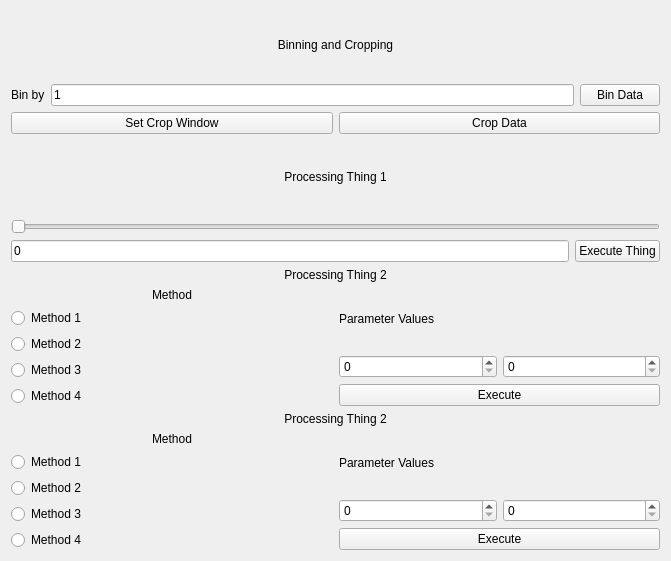
<?xml version="1.0" encoding="UTF-8"?>
<ui version="4.0">
 <class>diffraction_space_widget</class>
 <widget class="QWidget" name="diffraction_space_widget">
  <property name="geometry">
   <rect>
    <x>0</x>
    <y>0</y>
    <width>671</width>
    <height>561</height>
   </rect>
  </property>
  <property name="windowTitle">
   <string>Real Space</string>
  </property>
  <layout class="QGridLayout" name="gridLayout_5">
   <item row="0" column="0">
    <layout class="QVBoxLayout" name="verticalLayout_19">
     <item>
      <layout class="QVBoxLayout" name="verticalLayout">
       <item>
        <widget class="QLabel" name="label_2">
         <property name="text">
          <string>Binning and Cropping</string>
         </property>
         <property name="alignment">
          <set>Qt::AlignCenter</set>
         </property>
        </widget>
       </item>
       <item>
        <layout class="QHBoxLayout" name="horizontalLayout">
         <item>
          <widget class="QLabel" name="label_3">
           <property name="text">
            <string>Bin by</string>
           </property>
          </widget>
         </item>
         <item>
          <widget class="QLineEdit" name="lineEdit">
           <property name="text">
            <string>1</string>
           </property>
          </widget>
         </item>
         <item>
          <widget class="QPushButton" name="pushButton">
           <property name="text">
            <string>Bin Data</string>
           </property>
          </widget>
         </item>
        </layout>
       </item>
       <item>
        <layout class="QHBoxLayout" name="horizontalLayout_2">
         <item>
          <widget class="QPushButton" name="pushButton_3">
           <property name="text">
            <string>Set Crop Window</string>
           </property>
          </widget>
         </item>
         <item>
          <widget class="QPushButton" name="pushButton_2">
           <property name="text">
            <string>Crop Data</string>
           </property>
          </widget>
         </item>
        </layout>
       </item>
      </layout>
     </item>
     <item>
      <layout class="QVBoxLayout" name="verticalLayout_3">
       <item>
        <widget class="QLabel" name="label">
         <property name="text">
          <string>Processing Thing 1</string>
         </property>
         <property name="alignment">
          <set>Qt::AlignCenter</set>
         </property>
        </widget>
       </item>
       <item>
        <layout class="QVBoxLayout" name="verticalLayout_2">
         <item>
          <widget class="QSlider" name="horizontalSlider">
           <property name="maximum">
            <number>500</number>
           </property>
           <property name="orientation">
            <enum>Qt::Horizontal</enum>
           </property>
          </widget>
         </item>
         <item>
          <layout class="QHBoxLayout" name="horizontalLayout_3">
           <item>
            <widget class="QLineEdit" name="lineEdit_2">
             <property name="text">
              <string>0</string>
             </property>
            </widget>
           </item>
           <item>
            <widget class="QPushButton" name="pushButton_4">
             <property name="text">
              <string>Execute Thing</string>
             </property>
            </widget>
           </item>
          </layout>
         </item>
        </layout>
       </item>
      </layout>
     </item>
     <item>
      <layout class="QVBoxLayout" name="verticalLayout_7">
       <item>
        <widget class="QLabel" name="label_4">
         <property name="text">
          <string>Processing Thing 2</string>
         </property>
         <property name="alignment">
          <set>Qt::AlignCenter</set>
         </property>
        </widget>
       </item>
       <item>
        <layout class="QGridLayout" name="gridLayout">
         <item row="0" column="0" rowspan="2">
          <layout class="QVBoxLayout" name="verticalLayout_5">
           <item>
            <widget class="QLabel" name="label_5">
             <property name="text">
              <string>Method</string>
             </property>
             <property name="alignment">
              <set>Qt::AlignCenter</set>
             </property>
            </widget>
           </item>
           <item>
            <layout class="QVBoxLayout" name="verticalLayout_4">
             <item>
              <widget class="QRadioButton" name="radioButton">
               <property name="text">
                <string>Method 1</string>
               </property>
              </widget>
             </item>
             <item>
              <widget class="QRadioButton" name="radioButton_2">
               <property name="text">
                <string>Method 2</string>
               </property>
              </widget>
             </item>
             <item>
              <widget class="QRadioButton" name="radioButton_3">
               <property name="text">
                <string>Method 3</string>
               </property>
              </widget>
             </item>
             <item>
              <widget class="QRadioButton" name="radioButton_4">
               <property name="text">
                <string>Method 4</string>
               </property>
              </widget>
             </item>
            </layout>
           </item>
          </layout>
         </item>
         <item row="0" column="1">
          <layout class="QVBoxLayout" name="verticalLayout_6">
           <item>
            <widget class="QLabel" name="label_6">
             <property name="text">
              <string>Parameter Values</string>
             </property>
            </widget>
           </item>
           <item>
            <layout class="QHBoxLayout" name="horizontalLayout_4">
             <item>
              <widget class="QSpinBox" name="spinBox"/>
             </item>
             <item>
              <widget class="QSpinBox" name="spinBox_2"/>
             </item>
            </layout>
           </item>
          </layout>
         </item>
         <item row="1" column="1">
          <widget class="QPushButton" name="pushButton_5">
           <property name="text">
            <string>Execute</string>
           </property>
          </widget>
         </item>
        </layout>
       </item>
      </layout>
     </item>
     <item>
      <layout class="QVBoxLayout" name="verticalLayout_15">
       <item>
        <widget class="QLabel" name="label_12">
         <property name="text">
          <string>Processing Thing 2</string>
         </property>
         <property name="alignment">
          <set>Qt::AlignCenter</set>
         </property>
        </widget>
       </item>
       <item>
        <layout class="QGridLayout" name="gridLayout_4">
         <item row="0" column="0" rowspan="2">
          <layout class="QVBoxLayout" name="verticalLayout_16">
           <item>
            <widget class="QLabel" name="label_13">
             <property name="text">
              <string>Method</string>
             </property>
             <property name="alignment">
              <set>Qt::AlignCenter</set>
             </property>
            </widget>
           </item>
           <item>
            <layout class="QVBoxLayout" name="verticalLayout_17">
             <item>
              <widget class="QRadioButton" name="radioButton_13">
               <property name="text">
                <string>Method 1</string>
               </property>
              </widget>
             </item>
             <item>
              <widget class="QRadioButton" name="radioButton_14">
               <property name="text">
                <string>Method 2</string>
               </property>
              </widget>
             </item>
             <item>
              <widget class="QRadioButton" name="radioButton_15">
               <property name="text">
                <string>Method 3</string>
               </property>
              </widget>
             </item>
             <item>
              <widget class="QRadioButton" name="radioButton_16">
               <property name="text">
                <string>Method 4</string>
               </property>
              </widget>
             </item>
            </layout>
           </item>
          </layout>
         </item>
         <item row="0" column="1">
          <layout class="QVBoxLayout" name="verticalLayout_18">
           <item>
            <widget class="QLabel" name="label_14">
             <property name="text">
              <string>Parameter Values</string>
             </property>
            </widget>
           </item>
           <item>
            <layout class="QHBoxLayout" name="horizontalLayout_7">
             <item>
              <widget class="QSpinBox" name="spinBox_7"/>
             </item>
             <item>
              <widget class="QSpinBox" name="spinBox_8"/>
             </item>
            </layout>
           </item>
          </layout>
         </item>
         <item row="1" column="1">
          <widget class="QPushButton" name="pushButton_8">
           <property name="text">
            <string>Execute</string>
           </property>
          </widget>
         </item>
        </layout>
       </item>
      </layout>
     </item>
    </layout>
   </item>
  </layout>
 </widget>
 <resources/>
 <connections/>
</ui>
